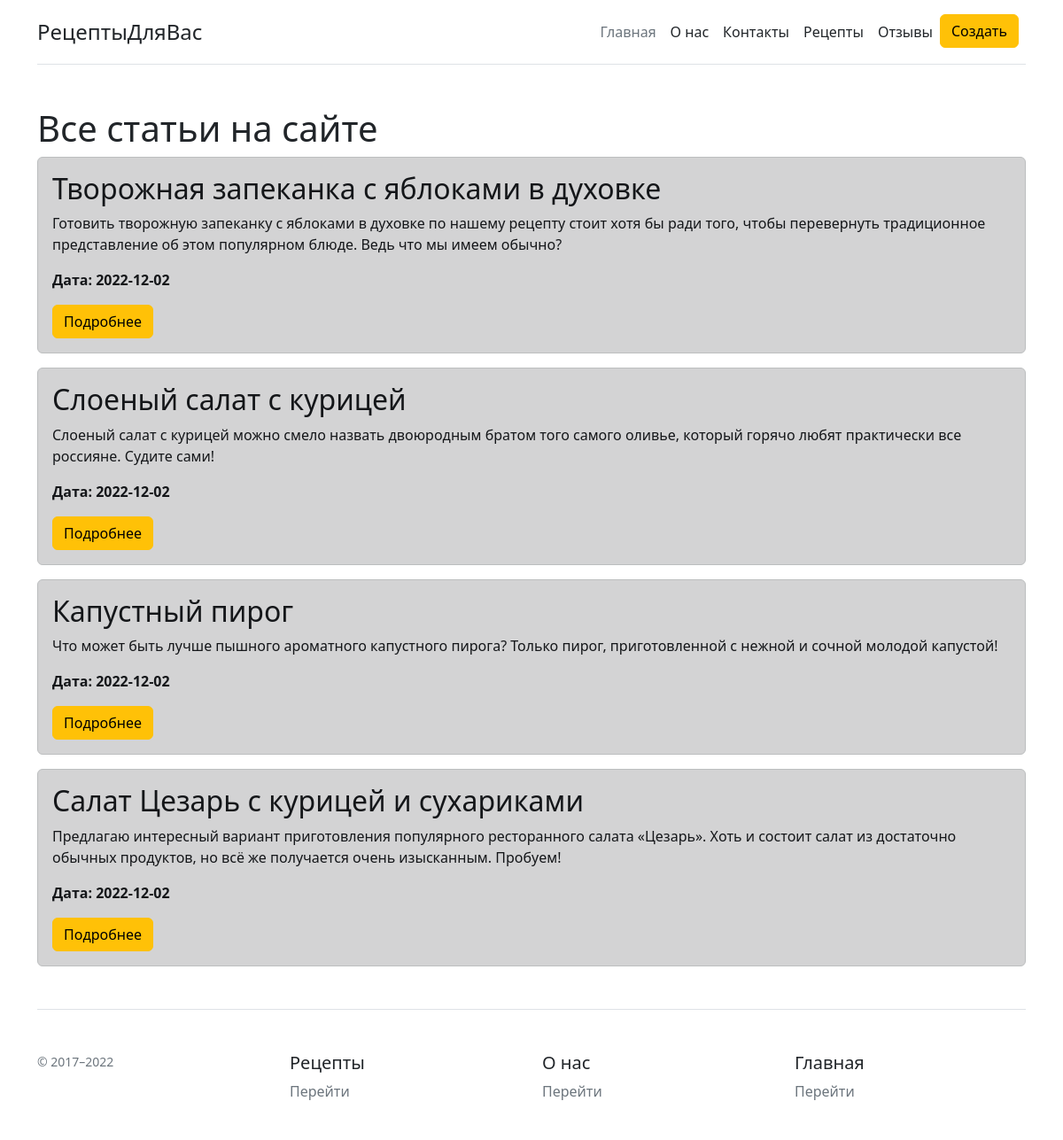
The page /posts on the database its author committed.
### app.py (models this page shows, shortened)
class Article(db.Model):
    id = db.Column(db.Integer, primary_key=True)
    title = db.Column(db.String(100), nullable=False)
    intro = db.Column(db.String(300), nullable=False)
    text = db.Column(db.Text, nullable=False)
    date = db.Column(db.DateTime, default=datetime.utcnow)

### app.py (the view)
@app.route('/posts')
def posts():
    articles = Article.query.order_by(Article.date.desc()).all()
    return render_template("posts.html", articles=articles)

### templates/posts.html (shortened to what this page needs)
{% extends 'base.html' %}
{%  block body %}
<div class="container mt-5">
<h1>Все статьи на сайте</h1>
{% if articles|length > 0 %}
   {% for el in articles %}
   <div class="alert alert-dark">
       <h2>{{ el.title}}</h2>
       <p>{{ el.intro }}</p>
       <p><b>Дата: {{ el.date.date() }}</b></p>
       <a href="/posts/{{el.id}}" class="btn btn-warning">Подробнее</a>
   </div>
    {% endfor %}
{% else %}
    <p>У нас ещё нет рецептов на сайте</p>
    {% endif %}
</div>
{% endblock %}

### templates/base.html (shortened to what this page needs)
<!DOCTYPE html>
<html lang="ru">
<head>
    <link rel="stylesheet" href="{{ url_for('static', filename='css/main.css') }}">
    <link rel="stylesheet" href="https://cdn.jsdelivr.net/npm/bootstrap@5.2.2/dist/css/bootstrap.min.css">
</head>
<body>
<div class="container">
<header class="d-flex flex-wrap align-items-center justify-content-center justify-content-md-between py-3 mb-4 border-bottom">
      <a href="/" class="d-flex align-items-center mb-3 mb-md-0 me-md-auto text-dark text-decoration-none">
        <span class="fs-4">РецептыДляВас</span>
      </a>
      <ul class="nav col-12 col-md-auto mb-2 justify-content-center mb-md-0">
        <li><a href="/home" class="nav-link px-2 link-secondary">Главная</a></li>
        <li><a href="/about" class="nav-link px-2 link-dark">О нас</a></li>
        <li><a href="/contacs" class="nav-link px-2 link-dark">Контакты</a></li>
        <li><a href="/posts" class="nav-link px-2 link-dark">Рецепты</a></li>
          <li><a href="/reviewes_post" class="nav-link px-2 link-dark">Отзывы</a></li>
         <li><a href="/create_article" class="btn btn-warning me-2">Создать</a></li>
      </ul>
</header>
</div>
{%  block body %}{% endblock %}
<div class="container">
<footer class="pt-4 my-md-5 pt-md-5 border-top">
    <div class="row">
      <div class="col-12 col-md">
        <small class="d-block mb-3 text-muted">© 2017–2022</small>
      </div>
      <div class="col-6 col-md">
        <h5>Рецепты</h5>
        <ul class="list-unstyled text-small">
          <li class="mb-1"><a class="link-secondary text-decoration-none" href="/posts">Перейти </a></li>
        </ul>
      </div>
      <div class="col-6 col-md">
        <h5>О нас</h5>
        <ul class="list-unstyled text-small">
          <li class="mb-1"><a class="link-secondary text-decoration-none" href="/about">Перейти</a></li>
        </ul>
      </div>
      <div class="col-6 col-md">
        <h5>Главная</h5>
        <ul class="list-unstyled text-small">
          <li class="mb-1"><a class="link-secondary text-decoration-none" href="/">Перейти</a></li>
        </ul>
      </div>
    </div>
  </footer>
    </div>
</body>

### rows shown on the page
Article: title "Творожная запеканка с яблоками в духовке", intro "Готовить творожную запеканку с яблоками в духовке по нашему рецепту стоит хотя бы ради того, чтобы перевернуть традиционное представление об этом популярном блюде. Ведь что мы имеем обычно?", date "2022-12-02"
Article: title "Слоеный салат с курицей", intro "Слоеный салат с курицей можно смело назвать двоюродным братом того самого оливье, который горячо любят практически все россияне. Судите сами!", date "2022-12-02"
Article: title "Капустный пирог", intro "Что может быть лучше пышного ароматного капустного пирога? Только пирог, приготовленной с нежной и сочной молодой капустой!", date "2022-12-02"
Article: title "Салат Цезарь с курицей и сухариками", intro "Предлагаю интересный вариант приготовления популярного ресторанного салата «Цезарь». Хоть и состоит салат из достаточно обычных продуктов, но всё же получается очень изысканным. Пробуем!", date "2022-12-02"
